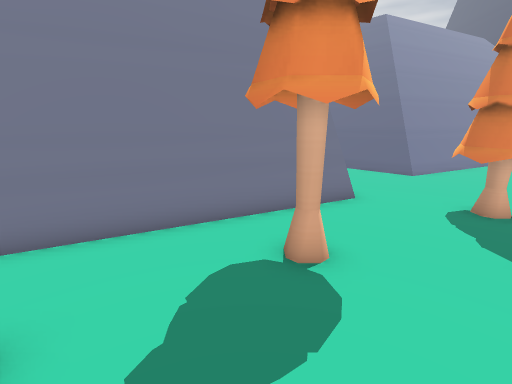
View 1 (above)

22 first-person views from a walk through a level from a Godot 3-D game. The camera is 1.2 m above the floor, tilts 14° down and sees 85° across. The floor is counted in squares, 0.5 m on a side. Each view is taken from the middle of a square. On the plan, view 1 faces up. The plan holds only what a view shows up to about 18 squares ahead; the rest is blank. The place goes on beyond the plan. Flat picture figures and markers are not drawn.

View 2
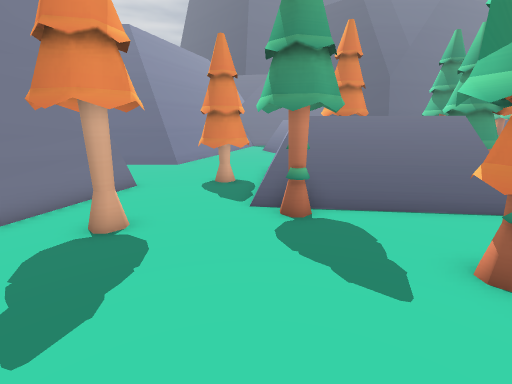

View 3
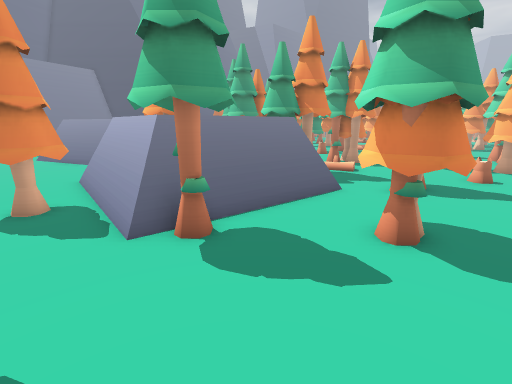

View 4
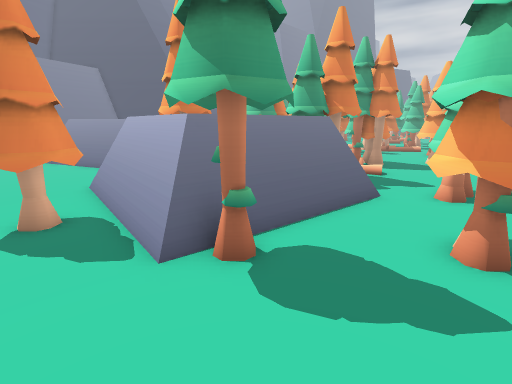

View 5
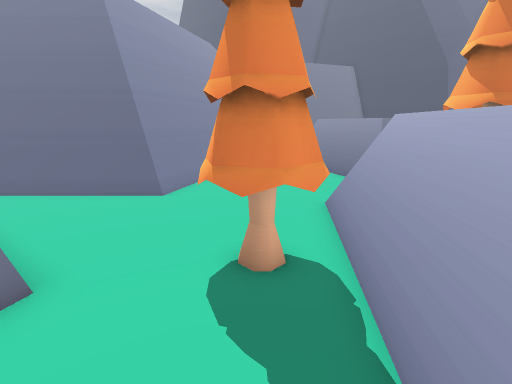

View 6
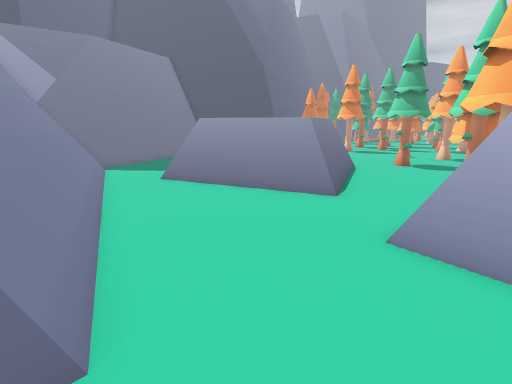

View 7
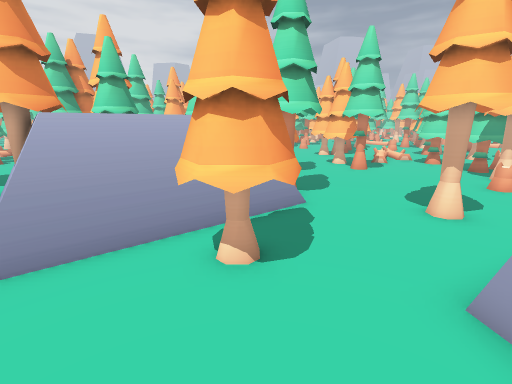

View 8
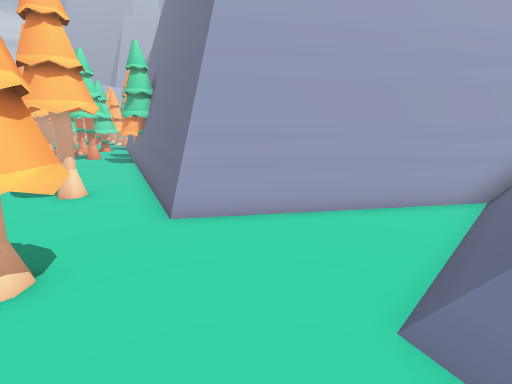

View 9
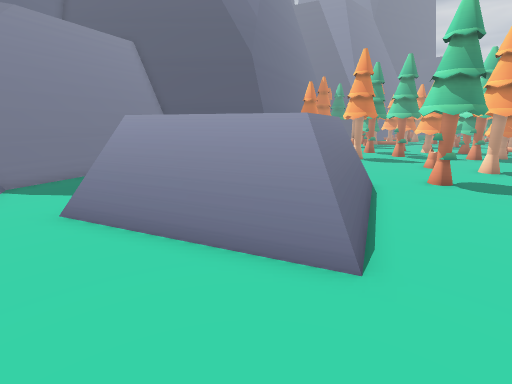

View 10
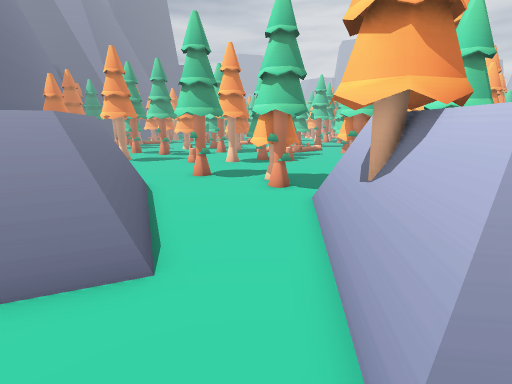

View 11
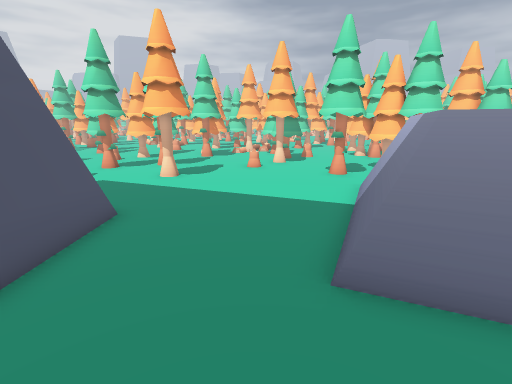

View 12
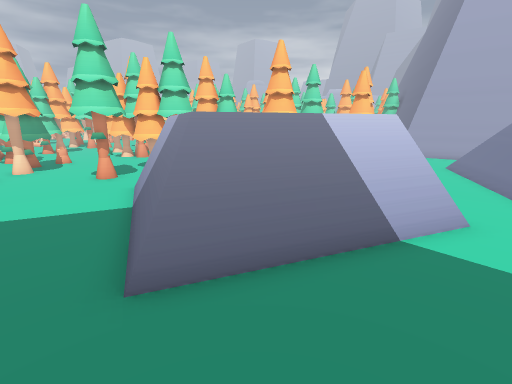

View 13
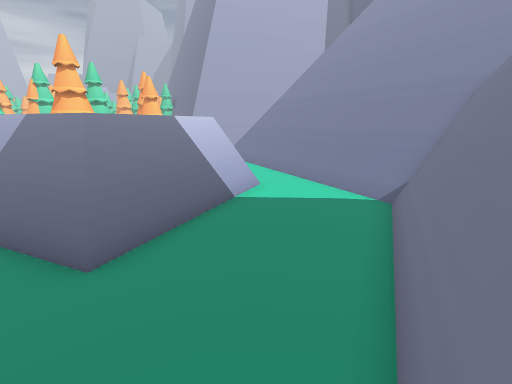

View 14
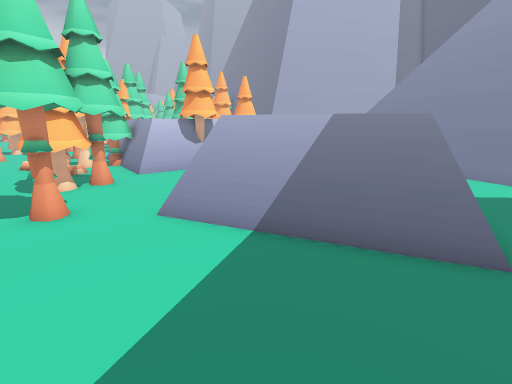

View 15
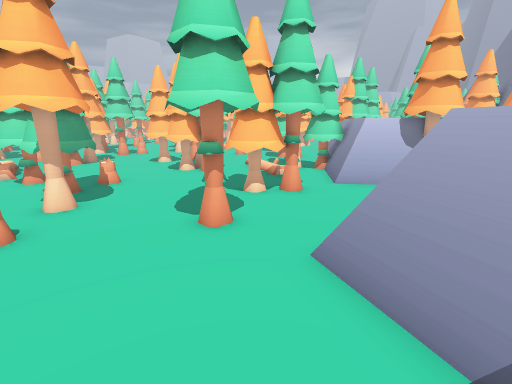

View 16
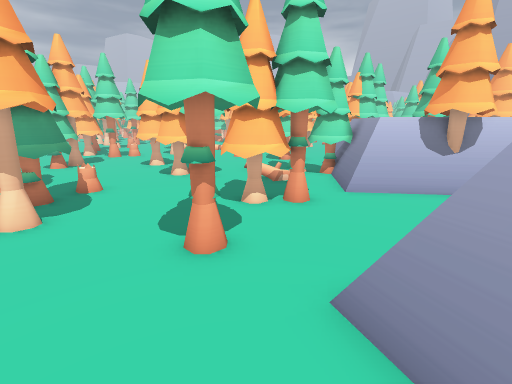

View 17
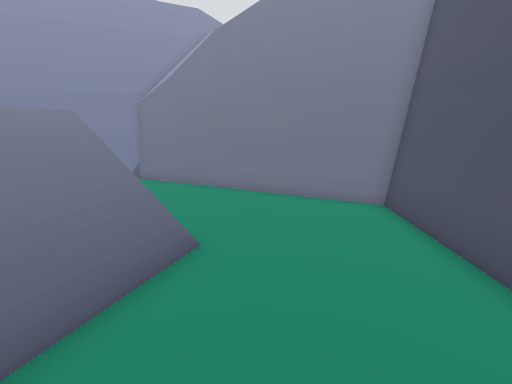

View 18
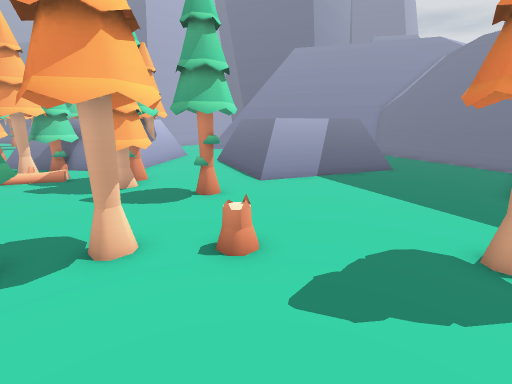

View 19
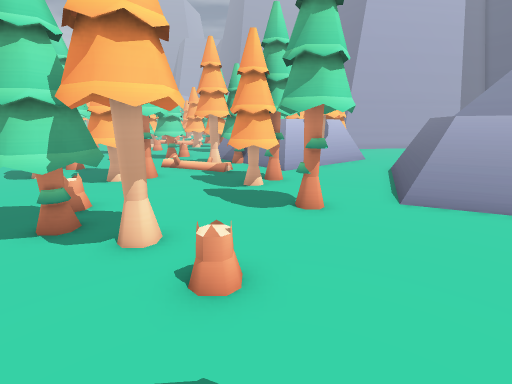

View 20
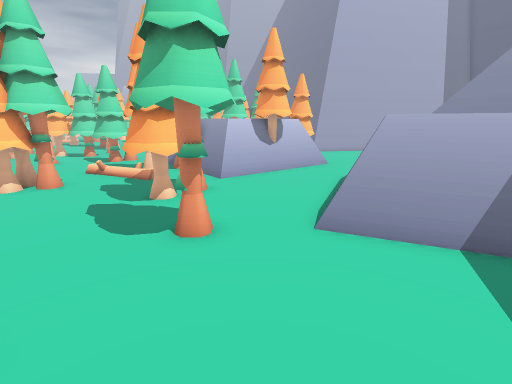

View 21
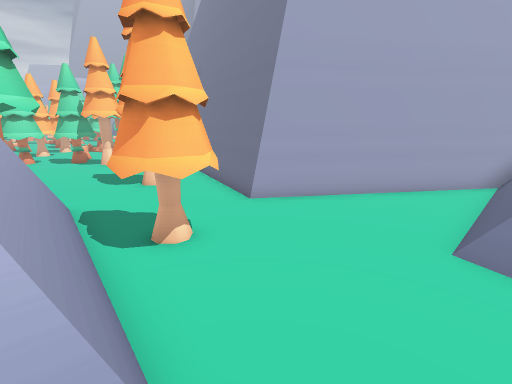

View 22
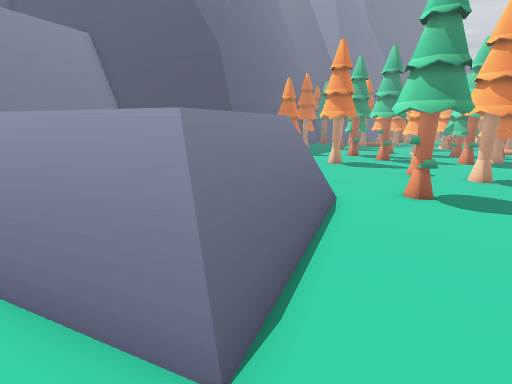

### Floor plan
Key: @ floor where view 1 was taken; # wall or solid block; x gap in a wall; . main floor; : floor 0.25 m higher than the main floor; = window, fence, low wall or low ledge; ^ raised ledge; T tree; O other object.
Columns run from 6 left of view 1 to 29 right of it. Each row starts with its distance up from view 1.
 21                        ######
 20                      ####^#####
 19                     ###^==#=#####
 18                   ####==#...#=^####
 17         =#=#    ####==#.......#==###
 16         #.#=# ####==#...........#==#
 15         #..#=###==#....##..........=
 14         #...#===#......=#=#........=
 13         #....##.......=#^##==......=
 12         #=............=#  ^^#x.....=
 11         #=...........##^    #=.....=
 10         #=...........=#    ^#=.....=
  9       ####...........=#^   ^=......=
  8     ####=..TTT..=....==##^^#=.......
  7   ####=....TTT.=#=.....==##=........
  6  ###=.TT....TT=#^#T......#==........
  5 ##=...TTT...==#^ ##T................
  4 T.....TTT..=#^^  T###......T......TT
  3 ..........TT#^    ^#=..T..TTT.....TT
  2 ...O......TTT#^   ^#=.TTTTTTT......T
  1 .TT........T.=#^ ^## .TTTT..........
  0  TT...@.......=##TTT...TTT...TT....O
 -1 TTT.......TT..=^=TTTT........TTT...O
 -2  TT...TT..TTT.....TTT........TT.....
 -3  T... TT .TTT.......:.TT....TTT.....
 -4 TTT...TTT.....TTT... TTTT...TTT.. TT

Where each view was taken, in squares from view 1:
view 1: 0 up, 0 right, facing up
view 2: 2 down, 1 left, facing up-right
view 3: 1 up, 1 left, facing right
view 4: 2 up, 0 right, facing right
view 5: 4 up, 3 right, facing up-right
view 6: 11 up, 5 right, facing right
view 7: 12 up, 6 right, facing down
view 8: 11 up, 10 right, facing left
view 9: 10 up, 10 right, facing right
view 10: 10 up, 10 right, facing down-right
view 11: 16 up, 25 right, facing down
view 12: 16 up, 25 right, facing down-left
view 13: 15 up, 28 right, facing left
view 14: 8 up, 28 right, facing left
view 15: 8 up, 25 right, facing down-left
view 16: 7 up, 24 right, facing down-left
view 17: 7 up, 25 right, facing up
view 18: 3 down, 29 right, facing up-left
view 19: 1 up, 29 right, facing left
view 20: 4 up, 27 right, facing left
view 21: 9 up, 12 right, facing left
view 22: 8 up, 12 right, facing right
